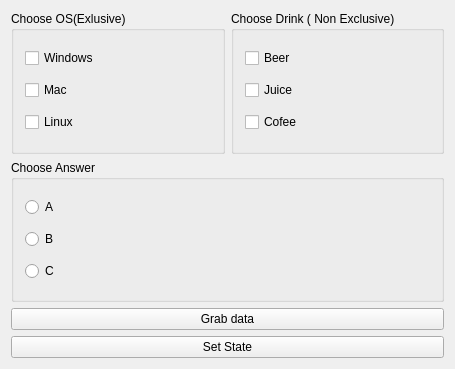
<?xml version="1.0" encoding="UTF-8"?>
<ui version="4.0">
 <class>Widget</class>
 <widget class="QWidget" name="Widget">
  <property name="geometry">
   <rect>
    <x>0</x>
    <y>0</y>
    <width>455</width>
    <height>369</height>
   </rect>
  </property>
  <property name="windowTitle">
   <string>Widget</string>
  </property>
  <layout class="QVBoxLayout" name="verticalLayout_4">
   <item>
    <layout class="QHBoxLayout" name="horizontalLayout">
     <item>
      <widget class="QGroupBox" name="groupBox">
       <property name="title">
        <string>Choose OS(Exlusive)</string>
       </property>
       <layout class="QVBoxLayout" name="verticalLayout">
        <item>
         <widget class="QCheckBox" name="windowsCheckbox">
          <property name="text">
           <string>Windows</string>
          </property>
         </widget>
        </item>
        <item>
         <widget class="QCheckBox" name="macCheckBox">
          <property name="text">
           <string>Mac</string>
          </property>
         </widget>
        </item>
        <item>
         <widget class="QCheckBox" name="linuxCheckBox">
          <property name="text">
           <string>Linux</string>
          </property>
         </widget>
        </item>
       </layout>
      </widget>
     </item>
     <item>
      <widget class="QGroupBox" name="groupBox_2">
       <property name="title">
        <string>Choose Drink ( Non Exclusive)</string>
       </property>
       <layout class="QVBoxLayout" name="verticalLayout_2">
        <item>
         <widget class="QCheckBox" name="beerCheckBox">
          <property name="text">
           <string>Beer</string>
          </property>
         </widget>
        </item>
        <item>
         <widget class="QCheckBox" name="juiceCheckBox">
          <property name="text">
           <string>Juice</string>
          </property>
         </widget>
        </item>
        <item>
         <widget class="QCheckBox" name="cofeeCheckBox">
          <property name="text">
           <string>Cofee</string>
          </property>
         </widget>
        </item>
       </layout>
      </widget>
     </item>
    </layout>
   </item>
   <item>
    <widget class="QGroupBox" name="groupBox_3">
     <property name="title">
      <string>Choose Answer</string>
     </property>
     <layout class="QVBoxLayout" name="verticalLayout_3">
      <item>
       <widget class="QRadioButton" name="aRadioButton">
        <property name="text">
         <string>A</string>
        </property>
       </widget>
      </item>
      <item>
       <widget class="QRadioButton" name="bRadioButton">
        <property name="text">
         <string>B</string>
        </property>
       </widget>
      </item>
      <item>
       <widget class="QRadioButton" name="cRadioButton">
        <property name="text">
         <string>C</string>
        </property>
       </widget>
      </item>
     </layout>
    </widget>
   </item>
   <item>
    <widget class="QPushButton" name="grabData">
     <property name="text">
      <string>Grab data</string>
     </property>
    </widget>
   </item>
   <item>
    <widget class="QPushButton" name="setStateButton">
     <property name="text">
      <string>Set State</string>
     </property>
    </widget>
   </item>
  </layout>
 </widget>
 <layoutdefault spacing="6" margin="11"/>
 <resources/>
 <connections/>
</ui>
